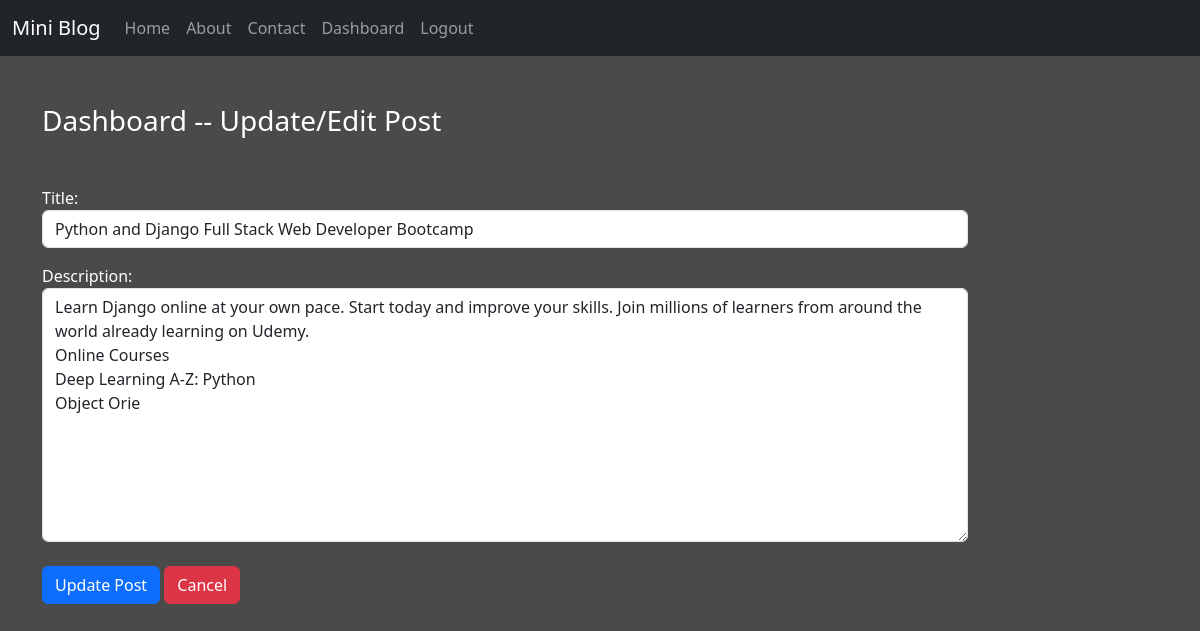
Screenshot of /updatepost/1 (signed in) with the database file from the repository.
### blog/models.py (models this page shows)
class Post(models.Model):
    title=models.CharField(max_length=200)
    desc=models.TextField()

### blog/views.py (the view)
# urls.py: path('updatepost/<int:id>', views.update_post, name="updatepost"),
def update_post(request,id):
    if request.user.is_authenticated:
         if request.method == "POST":
             pi=Post.objects.get(pk=id)
             form=PostForm(request.POST,instance=pi)
             if form.is_valid():
                 form.save()
                 return HttpResponseRedirect('/dashboard/')
         else:
             pi=Post.objects.get(pk=id)
             form=PostForm(instance=pi)
         return render(request, 'blog/updatePost.html',{'form':form})
    else:
        return HttpResponseRedirect('/login/')

### blog/forms.py
class PostForm(forms.ModelForm):
    class Meta:
        model = Post
        fields=['title','desc']
        labels={'title':'Title','desc':'Description' }
        widgets={"title":forms.TextInput(attrs={'class':'form-control'}),
                 "desc":forms.Textarea(attrs={'class':'form-control'}),}

### blog/templates/blog/updatePost.html (shortened to what this page needs)
{% extends "blog/base.html" %}
{% load static %}
{% block  content %}
<div class="col-sm-10">
    <h3 class="text-white my-5">Dashboard -- Update/Edit Post</h3>
    <form action="" method="post" novalidate>
        {{ form.as_p}}
        <input type="submit" class="btn btn-primary my-2" value="Update Post">
        <a  href="{% url 'dashboard' %}" class="btn btn-danger ">Cancel</a>
    </form>
</div>
{% endblock %}

### static/blog/css/style.css (style rules this page uses)
body { background-color: rgb(75, 74, 74); color: white; }

### rows the page displays
Post: title "Python and Django Full Stack Web Developer Bootcamp", desc "Learn Django online at your own pace. Start today and improve your skills. Join millions of learners from around the world already learning on Udemy. Online Courses Deep Learning A-Z: Python Object Orie"
